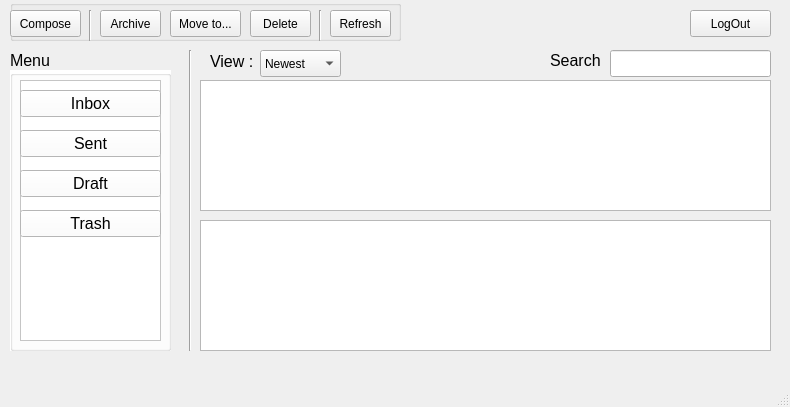
<?xml version="1.0" encoding="UTF-8"?>
<ui version="4.0">
 <class>draft_window</class>
 <widget class="QMainWindow" name="draft_window">
  <property name="geometry">
   <rect>
    <x>0</x>
    <y>0</y>
    <width>790</width>
    <height>407</height>
   </rect>
  </property>
  <property name="windowTitle">
   <string>MainWindow</string>
  </property>
  <widget class="QWidget" name="centralwidget">
   <widget class="QLineEdit" name="lineEdit">
    <property name="geometry">
     <rect>
      <x>610</x>
      <y>50</y>
      <width>161</width>
      <height>27</height>
     </rect>
    </property>
   </widget>
   <widget class="QComboBox" name="comboBox">
    <property name="geometry">
     <rect>
      <x>260</x>
      <y>50</y>
      <width>81</width>
      <height>27</height>
     </rect>
    </property>
    <item>
     <property name="text">
      <string>Newest</string>
     </property>
    </item>
    <item>
     <property name="text">
      <string>Oldest</string>
     </property>
    </item>
    <item>
     <property name="text">
      <string>Unread</string>
     </property>
    </item>
   </widget>
   <widget class="QLabel" name="search_label">
    <property name="geometry">
     <rect>
      <x>550</x>
      <y>40</y>
      <width>56</width>
      <height>41</height>
     </rect>
    </property>
    <property name="font">
     <font>
      <pointsize>12</pointsize>
     </font>
    </property>
    <property name="text">
     <string>Search :</string>
    </property>
   </widget>
   <widget class="QGroupBox" name="groupBox">
    <property name="geometry">
     <rect>
      <x>10</x>
      <y>0</y>
      <width>391</width>
      <height>41</height>
     </rect>
    </property>
    <property name="title">
     <string/>
    </property>
    <widget class="QPushButton" name="compose_pushButton_3">
     <property name="geometry">
      <rect>
       <x>0</x>
       <y>10</y>
       <width>71</width>
       <height>27</height>
      </rect>
     </property>
     <property name="text">
      <string>Compose</string>
     </property>
    </widget>
    <widget class="QPushButton" name="refresh_pushButton_3">
     <property name="geometry">
      <rect>
       <x>320</x>
       <y>10</y>
       <width>61</width>
       <height>27</height>
      </rect>
     </property>
     <property name="styleSheet">
      <string notr="true"/>
     </property>
     <property name="text">
      <string>Refresh</string>
     </property>
    </widget>
    <widget class="QPushButton" name="archive_pushButton_3">
     <property name="geometry">
      <rect>
       <x>90</x>
       <y>10</y>
       <width>61</width>
       <height>27</height>
      </rect>
     </property>
     <property name="text">
      <string>Archive</string>
     </property>
    </widget>
    <widget class="QPushButton" name="move_pushButton_3">
     <property name="geometry">
      <rect>
       <x>160</x>
       <y>10</y>
       <width>71</width>
       <height>27</height>
      </rect>
     </property>
     <property name="text">
      <string>Move to...</string>
     </property>
    </widget>
    <widget class="QPushButton" name="delete_pushButton_3">
     <property name="geometry">
      <rect>
       <x>240</x>
       <y>10</y>
       <width>61</width>
       <height>27</height>
      </rect>
     </property>
     <property name="text">
      <string>Delete</string>
     </property>
    </widget>
    <widget class="Line" name="line_4">
     <property name="geometry">
      <rect>
       <x>300</x>
       <y>10</y>
       <width>20</width>
       <height>31</height>
      </rect>
     </property>
     <property name="orientation">
      <enum>Qt::Vertical</enum>
     </property>
    </widget>
    <widget class="Line" name="line_5">
     <property name="geometry">
      <rect>
       <x>70</x>
       <y>10</y>
       <width>20</width>
       <height>31</height>
      </rect>
     </property>
     <property name="orientation">
      <enum>Qt::Vertical</enum>
     </property>
    </widget>
   </widget>
   <widget class="QTextBrowser" name="textBrowser_2">
    <property name="geometry">
     <rect>
      <x>200</x>
      <y>220</y>
      <width>571</width>
      <height>131</height>
     </rect>
    </property>
   </widget>
   <widget class="QTextBrowser" name="textBrowser">
    <property name="geometry">
     <rect>
      <x>200</x>
      <y>80</y>
      <width>571</width>
      <height>131</height>
     </rect>
    </property>
   </widget>
   <widget class="QLabel" name="view_label">
    <property name="geometry">
     <rect>
      <x>210</x>
      <y>46</y>
      <width>56</width>
      <height>31</height>
     </rect>
    </property>
    <property name="font">
     <font>
      <pointsize>12</pointsize>
     </font>
    </property>
    <property name="text">
     <string>View :</string>
    </property>
   </widget>
   <widget class="QGroupBox" name="groupBox_2">
    <property name="geometry">
     <rect>
      <x>10</x>
      <y>70</y>
      <width>161</width>
      <height>281</height>
     </rect>
    </property>
    <property name="autoFillBackground">
     <bool>false</bool>
    </property>
    <property name="styleSheet">
     <string notr="true">
background-color: rgb(255, 255, 255);</string>
    </property>
    <property name="title">
     <string/>
    </property>
    <widget class="QTreeView" name="menu_2">
     <property name="geometry">
      <rect>
       <x>10</x>
       <y>10</y>
       <width>141</width>
       <height>261</height>
      </rect>
     </property>
    </widget>
    <widget class="QPushButton" name="inbox_pushButton_3">
     <property name="geometry">
      <rect>
       <x>10</x>
       <y>20</y>
       <width>141</width>
       <height>27</height>
      </rect>
     </property>
     <property name="font">
      <font>
       <pointsize>12</pointsize>
      </font>
     </property>
     <property name="cursor">
      <cursorShape>PointingHandCursor</cursorShape>
     </property>
     <property name="styleSheet">
      <string notr="true"/>
     </property>
     <property name="text">
      <string>Inbox</string>
     </property>
    </widget>
    <widget class="QPushButton" name="sent_pushButton_3">
     <property name="geometry">
      <rect>
       <x>10</x>
       <y>60</y>
       <width>141</width>
       <height>27</height>
      </rect>
     </property>
     <property name="font">
      <font>
       <pointsize>12</pointsize>
      </font>
     </property>
     <property name="cursor">
      <cursorShape>PointingHandCursor</cursorShape>
     </property>
     <property name="text">
      <string>Sent</string>
     </property>
    </widget>
    <widget class="QPushButton" name="draft_pushButton_3">
     <property name="geometry">
      <rect>
       <x>10</x>
       <y>100</y>
       <width>141</width>
       <height>27</height>
      </rect>
     </property>
     <property name="font">
      <font>
       <pointsize>12</pointsize>
      </font>
     </property>
     <property name="cursor">
      <cursorShape>PointingHandCursor</cursorShape>
     </property>
     <property name="text">
      <string>Draft</string>
     </property>
    </widget>
    <widget class="QPushButton" name="trash_pushButton_3">
     <property name="geometry">
      <rect>
       <x>10</x>
       <y>140</y>
       <width>141</width>
       <height>27</height>
      </rect>
     </property>
     <property name="font">
      <font>
       <pointsize>12</pointsize>
      </font>
     </property>
     <property name="cursor">
      <cursorShape>PointingHandCursor</cursorShape>
     </property>
     <property name="text">
      <string>Trash</string>
     </property>
    </widget>
   </widget>
   <widget class="Line" name="line">
    <property name="geometry">
     <rect>
      <x>180</x>
      <y>50</y>
      <width>20</width>
      <height>301</height>
     </rect>
    </property>
    <property name="orientation">
     <enum>Qt::Vertical</enum>
    </property>
   </widget>
   <widget class="QLabel" name="menu_label">
    <property name="geometry">
     <rect>
      <x>10</x>
      <y>40</y>
      <width>56</width>
      <height>41</height>
     </rect>
    </property>
    <property name="font">
     <font>
      <pointsize>12</pointsize>
      <weight>50</weight>
      <bold>false</bold>
     </font>
    </property>
    <property name="text">
     <string>Menu</string>
    </property>
   </widget>
   <widget class="QPushButton" name="logout_pushButton3">
    <property name="geometry">
     <rect>
      <x>690</x>
      <y>10</y>
      <width>81</width>
      <height>27</height>
     </rect>
    </property>
    <property name="text">
     <string>LogOut</string>
    </property>
   </widget>
  </widget>
  <widget class="QMenuBar" name="menubar">
   <property name="geometry">
    <rect>
     <x>0</x>
     <y>0</y>
     <width>790</width>
     <height>25</height>
    </rect>
   </property>
  </widget>
  <widget class="QStatusBar" name="statusbar"/>
  <action name="actionAbout_Us">
   <property name="text">
    <string>About Us</string>
   </property>
  </action>
 </widget>
 <resources/>
 <connections/>
</ui>
